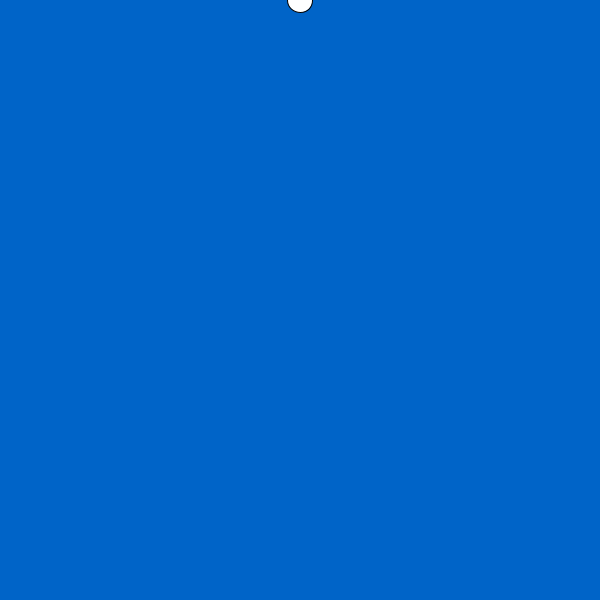
Frame 1 (no input)
Frame 60 (the mouse pressed at the canvas centre just before this capture): identical to frame 1, image omitted
Frame 120 (the mouse held since frame 60 and released just before this capture): identical to frame 1, image omitted

The Processing sketch that drew this single still picture (run headless with seeded random() and noise(); from frame 60 on, the mouse is pressed at the canvas centre):

// Processing sketch: Q2_Final
// ── Q2_Final.pde
float x, y; 
int theta; 
int orbitRadius; 
int mouse;

void setup(){
  size(600, 600); 
}

void draw(){
  background(0, 100, 200); 

  x = cos(radians(theta))* orbitRadius + width/2; 

  ellipse(x, y, 25, 25); 
}
